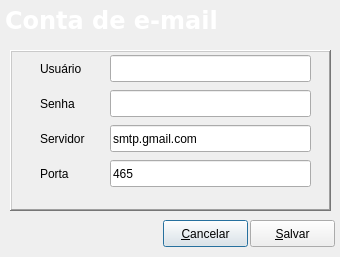
<?xml version="1.0" encoding="UTF-8"?>
<ui version="4.0">
 <class>Editemailconf</class>
 <widget class="QDialog" name="Editemailconf">
  <property name="geometry">
   <rect>
    <x>0</x>
    <y>0</y>
    <width>340</width>
    <height>257</height>
   </rect>
  </property>
  <property name="windowTitle">
   <string>Configurações</string>
  </property>
  <property name="windowIcon">
   <iconset resource="../../Projects/Blink/icons/resources.qrc">
    <normaloff>:/png/marca-m.png</normaloff>:/png/marca-m.png</iconset>
  </property>
  <widget class="QFrame" name="frame">
   <property name="geometry">
    <rect>
     <x>10</x>
     <y>50</y>
     <width>321</width>
     <height>161</height>
    </rect>
   </property>
   <property name="frameShape">
    <enum>QFrame::WinPanel</enum>
   </property>
   <property name="frameShadow">
    <enum>QFrame::Raised</enum>
   </property>
   <widget class="QLabel" name="Lblusername">
    <property name="geometry">
     <rect>
      <x>30</x>
      <y>10</y>
      <width>59</width>
      <height>17</height>
     </rect>
    </property>
    <property name="text">
     <string>Usuário</string>
    </property>
   </widget>
   <widget class="QLineEdit" name="LnEdtusername">
    <property name="geometry">
     <rect>
      <x>100</x>
      <y>5</y>
      <width>201</width>
      <height>27</height>
     </rect>
    </property>
   </widget>
   <widget class="QLabel" name="Lblpassword">
    <property name="geometry">
     <rect>
      <x>30</x>
      <y>45</y>
      <width>59</width>
      <height>17</height>
     </rect>
    </property>
    <property name="text">
     <string>Senha</string>
    </property>
   </widget>
   <widget class="QLineEdit" name="LnEdtpassword">
    <property name="geometry">
     <rect>
      <x>100</x>
      <y>40</y>
      <width>201</width>
      <height>27</height>
     </rect>
    </property>
    <property name="echoMode">
     <enum>QLineEdit::Password</enum>
    </property>
   </widget>
   <widget class="QLabel" name="Lblserver">
    <property name="geometry">
     <rect>
      <x>30</x>
      <y>80</y>
      <width>59</width>
      <height>17</height>
     </rect>
    </property>
    <property name="text">
     <string>Servidor</string>
    </property>
   </widget>
   <widget class="QLineEdit" name="LnEdtserver">
    <property name="geometry">
     <rect>
      <x>100</x>
      <y>75</y>
      <width>201</width>
      <height>27</height>
     </rect>
    </property>
    <property name="text">
     <string>smtp.gmail.com</string>
    </property>
   </widget>
   <widget class="QLabel" name="Lblport">
    <property name="geometry">
     <rect>
      <x>30</x>
      <y>115</y>
      <width>59</width>
      <height>17</height>
     </rect>
    </property>
    <property name="text">
     <string>Porta</string>
    </property>
   </widget>
   <widget class="QLineEdit" name="LnEdtport">
    <property name="geometry">
     <rect>
      <x>100</x>
      <y>110</y>
      <width>201</width>
      <height>27</height>
     </rect>
    </property>
    <property name="text">
     <string>465</string>
    </property>
   </widget>
  </widget>
  <widget class="QFrame" name="topmenu">
   <property name="geometry">
    <rect>
     <x>1</x>
     <y>1</y>
     <width>801</width>
     <height>42</height>
    </rect>
   </property>
   <property name="minimumSize">
    <size>
     <width>0</width>
     <height>42</height>
    </size>
   </property>
   <property name="maximumSize">
    <size>
     <width>16777215</width>
     <height>42</height>
    </size>
   </property>
   <property name="styleSheet">
    <string notr="true">image: url(:/png/barra-superior-ok.jpg);</string>
   </property>
   <property name="frameShadow">
    <enum>QFrame::Raised</enum>
   </property>
   <widget class="QLabel" name="labelStatus">
    <property name="enabled">
     <bool>false</bool>
    </property>
    <property name="geometry">
     <rect>
      <x>4</x>
      <y>0</y>
      <width>541</width>
      <height>39</height>
     </rect>
    </property>
    <property name="palette">
     <palette>
      <active>
       <colorrole role="WindowText">
        <brush brushstyle="SolidPattern">
         <color alpha="255">
          <red>255</red>
          <green>255</green>
          <blue>255</blue>
         </color>
        </brush>
       </colorrole>
       <colorrole role="Button">
        <brush brushstyle="SolidPattern">
         <color alpha="255">
          <red>50</red>
          <green>0</green>
          <blue>133</blue>
         </color>
        </brush>
       </colorrole>
       <colorrole role="Text">
        <brush brushstyle="SolidPattern">
         <color alpha="255">
          <red>255</red>
          <green>255</green>
          <blue>255</blue>
         </color>
        </brush>
       </colorrole>
       <colorrole role="ButtonText">
        <brush brushstyle="SolidPattern">
         <color alpha="255">
          <red>255</red>
          <green>255</green>
          <blue>255</blue>
         </color>
        </brush>
       </colorrole>
       <colorrole role="Base">
        <brush brushstyle="SolidPattern">
         <color alpha="255">
          <red>50</red>
          <green>0</green>
          <blue>133</blue>
         </color>
        </brush>
       </colorrole>
       <colorrole role="Window">
        <brush brushstyle="SolidPattern">
         <color alpha="255">
          <red>50</red>
          <green>0</green>
          <blue>133</blue>
         </color>
        </brush>
       </colorrole>
      </active>
      <inactive>
       <colorrole role="WindowText">
        <brush brushstyle="SolidPattern">
         <color alpha="255">
          <red>255</red>
          <green>255</green>
          <blue>255</blue>
         </color>
        </brush>
       </colorrole>
       <colorrole role="Button">
        <brush brushstyle="SolidPattern">
         <color alpha="255">
          <red>50</red>
          <green>0</green>
          <blue>133</blue>
         </color>
        </brush>
       </colorrole>
       <colorrole role="Text">
        <brush brushstyle="SolidPattern">
         <color alpha="255">
          <red>255</red>
          <green>255</green>
          <blue>255</blue>
         </color>
        </brush>
       </colorrole>
       <colorrole role="ButtonText">
        <brush brushstyle="SolidPattern">
         <color alpha="255">
          <red>255</red>
          <green>255</green>
          <blue>255</blue>
         </color>
        </brush>
       </colorrole>
       <colorrole role="Base">
        <brush brushstyle="SolidPattern">
         <color alpha="255">
          <red>50</red>
          <green>0</green>
          <blue>133</blue>
         </color>
        </brush>
       </colorrole>
       <colorrole role="Window">
        <brush brushstyle="SolidPattern">
         <color alpha="255">
          <red>50</red>
          <green>0</green>
          <blue>133</blue>
         </color>
        </brush>
       </colorrole>
      </inactive>
      <disabled>
       <colorrole role="WindowText">
        <brush brushstyle="SolidPattern">
         <color alpha="255">
          <red>255</red>
          <green>255</green>
          <blue>255</blue>
         </color>
        </brush>
       </colorrole>
       <colorrole role="Button">
        <brush brushstyle="SolidPattern">
         <color alpha="255">
          <red>50</red>
          <green>0</green>
          <blue>133</blue>
         </color>
        </brush>
       </colorrole>
       <colorrole role="Text">
        <brush brushstyle="SolidPattern">
         <color alpha="255">
          <red>255</red>
          <green>255</green>
          <blue>255</blue>
         </color>
        </brush>
       </colorrole>
       <colorrole role="ButtonText">
        <brush brushstyle="SolidPattern">
         <color alpha="255">
          <red>255</red>
          <green>255</green>
          <blue>255</blue>
         </color>
        </brush>
       </colorrole>
       <colorrole role="Base">
        <brush brushstyle="SolidPattern">
         <color alpha="255">
          <red>50</red>
          <green>0</green>
          <blue>133</blue>
         </color>
        </brush>
       </colorrole>
       <colorrole role="Window">
        <brush brushstyle="SolidPattern">
         <color alpha="255">
          <red>50</red>
          <green>0</green>
          <blue>133</blue>
         </color>
        </brush>
       </colorrole>
      </disabled>
     </palette>
    </property>
    <property name="font">
     <font>
      <family>Verdana</family>
      <pointsize>18</pointsize>
      <weight>75</weight>
      <bold>true</bold>
     </font>
    </property>
    <property name="styleSheet">
     <string/>
    </property>
    <property name="frameShape">
     <enum>QFrame::NoFrame</enum>
    </property>
    <property name="frameShadow">
     <enum>QFrame::Plain</enum>
    </property>
    <property name="lineWidth">
     <number>1</number>
    </property>
    <property name="text">
     <string>Conta de e-mail</string>
    </property>
    <property name="textFormat">
     <enum>Qt::AutoText</enum>
    </property>
    <property name="alignment">
     <set>Qt::AlignLeading|Qt::AlignLeft|Qt::AlignVCenter</set>
    </property>
    <property name="wordWrap">
     <bool>false</bool>
    </property>
    <property name="textInteractionFlags">
     <set>Qt::NoTextInteraction</set>
    </property>
   </widget>
  </widget>
  <widget class="QPushButton" name="PshBtnCancel">
   <property name="geometry">
    <rect>
     <x>163</x>
     <y>220</y>
     <width>85</width>
     <height>27</height>
    </rect>
   </property>
   <property name="text">
    <string>&amp;Cancelar</string>
   </property>
  </widget>
  <widget class="QPushButton" name="PshBtnSave">
   <property name="geometry">
    <rect>
     <x>250</x>
     <y>220</y>
     <width>85</width>
     <height>27</height>
    </rect>
   </property>
   <property name="text">
    <string>&amp;Salvar</string>
   </property>
  </widget>
 </widget>
 <tabstops>
  <tabstop>LnEdtusername</tabstop>
  <tabstop>LnEdtpassword</tabstop>
  <tabstop>LnEdtserver</tabstop>
  <tabstop>LnEdtport</tabstop>
  <tabstop>PshBtnCancel</tabstop>
  <tabstop>PshBtnSave</tabstop>
 </tabstops>
 <resources>
  <include location="../../Projects/Blink/icons/resources.qrc"/>
  <include location="../../Projects/Blink/icons/resources.qrc"/>
 </resources>
 <connections/>
</ui>
